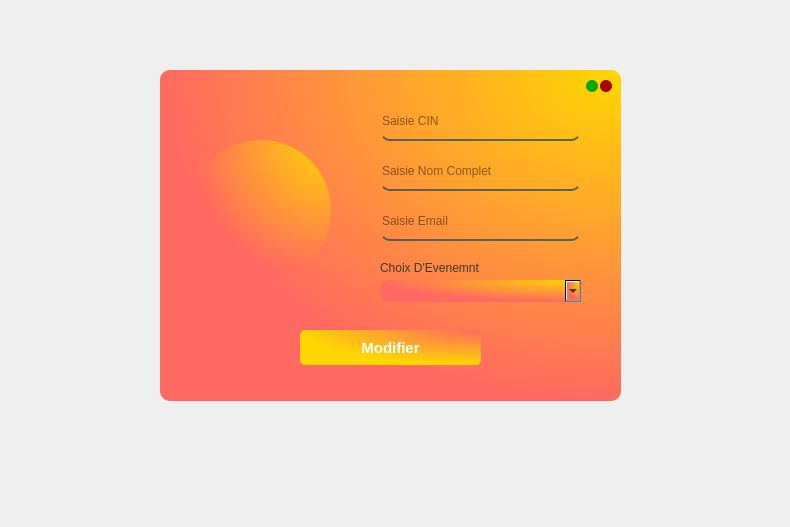
<?xml version="1.0" encoding="UTF-8"?>
<ui version="4.0">
 <class>Form</class>
 <widget class="QWidget" name="Form">
  <property name="geometry">
   <rect>
    <x>0</x>
    <y>0</y>
    <width>790</width>
    <height>527</height>
   </rect>
  </property>
  <property name="windowTitle">
   <string>Form</string>
  </property>
  <widget class="QWidget" name="addemp_w" native="true">
   <property name="geometry">
    <rect>
     <x>160</x>
     <y>70</y>
     <width>461</width>
     <height>331</height>
    </rect>
   </property>
   <property name="styleSheet">
    <string notr="true">    background-color: qradialgradient(cx: 1, cy: 0, radius: 1, fx: 1, fy: 0, stop: 0#FFD700, stop: 1 #FF6961 );
    border-radius: 10px;
</string>
   </property>
   <widget class="QPushButton" name="close">
    <property name="geometry">
     <rect>
      <x>440</x>
      <y>10</y>
      <width>12</width>
      <height>12</height>
     </rect>
    </property>
    <property name="styleSheet">
     <string notr="true">QPushButton{
	background-color: rgb(170, 0, 0);
    border-radius: 6px;
   border: none;
}
QPushButton:pressed{
	background-color: rgb(255, 0, 0);
 }</string>
    </property>
    <property name="text">
     <string/>
    </property>
   </widget>
   <widget class="QPushButton" name="reduit">
    <property name="geometry">
     <rect>
      <x>426</x>
      <y>10</y>
      <width>12</width>
      <height>12</height>
     </rect>
    </property>
    <property name="styleSheet">
     <string notr="true">QPushButton{
	background-color: rgb(0, 170, 0);
    border-radius: 6px;
   border: none;
}
QPushButton:pressed{
	background-color: rgb(0, 255, 0);
 }</string>
    </property>
    <property name="text">
     <string/>
    </property>
   </widget>
   <widget class="QPushButton" name="ajouter">
    <property name="geometry">
     <rect>
      <x>140</x>
      <y>260</y>
      <width>181</width>
      <height>35</height>
     </rect>
    </property>
    <property name="font">
     <font>
      <pointsize>11</pointsize>
      <weight>75</weight>
      <bold>true</bold>
     </font>
    </property>
    <property name="styleSheet">
     <string notr="true">QPushButton {
    color: white;
    text-shadow: 0 1px 0 rgba(0, 0, 0, 0.4);
    background: qradialgradient(cx: 1, cy: 0, radius: 1, fx: 1, fy: 0, stop: 0 #FF6961, stop: 1 #FFD700);
    border: 0;
    border-radius: 5px;
}

QPushButton:hover {
    text-shadow: 0 2px 0 rgba(0, 0, 0, 0.9);
    background: qradialgradient(cx: 1.5, cy: 0.5, radius: 1.5, fx: 1.5, fy: 0.5, stop: 0.5 #FFD700, stop: 1.5 #FF69B4);
}

QPushButton:pressed {
    background: qradialgradient(cx: 1, cy: 0, radius: 1, fx: 1, fy: 0, stop: 0 #32CD32, stop: 1 #4682B4);
}
</string>
    </property>
    <property name="text">
     <string>Modifier</string>
    </property>
   </widget>
   <widget class="QLineEdit" name="cin">
    <property name="geometry">
     <rect>
      <x>220</x>
      <y>40</y>
      <width>201</width>
      <height>31</height>
     </rect>
    </property>
    <property name="cursor">
     <cursorShape>IBeamCursor</cursorShape>
    </property>
    <property name="styleSheet">
     <string notr="true">background-color: rgba(0,0, 0,0); 
border:none;
border-bottom:2px solid rgba(46,82,101,200);
color:rgba(0,0,0,240);
padding-bottom:7px;</string>
    </property>
    <property name="placeholderText">
     <string>Saisie CIN</string>
    </property>
   </widget>
   <widget class="QLineEdit" name="nom">
    <property name="geometry">
     <rect>
      <x>220</x>
      <y>90</y>
      <width>201</width>
      <height>31</height>
     </rect>
    </property>
    <property name="cursor">
     <cursorShape>IBeamCursor</cursorShape>
    </property>
    <property name="styleSheet">
     <string notr="true">background-color: rgba(0,0, 0,0); 
border:none;
border-bottom:2px solid rgba(46,82,101,200);
color:rgba(0,0,0,240);
padding-bottom:7px;</string>
    </property>
    <property name="placeholderText">
     <string>Saisie Nom Complet</string>
    </property>
   </widget>
   <widget class="QLabel" name="pic">
    <property name="geometry">
     <rect>
      <x>30</x>
      <y>70</y>
      <width>141</width>
      <height>141</height>
     </rect>
    </property>
    <property name="styleSheet">
     <string notr="true">border-radius: 70px;</string>
    </property>
    <property name="text">
     <string/>
    </property>
   </widget>
   <widget class="QPushButton" name="imprimer">
    <property name="geometry">
     <rect>
      <x>20</x>
      <y>10</y>
      <width>31</width>
      <height>31</height>
     </rect>
    </property>
    <property name="styleSheet">
     <string notr="true">background-color: none;</string>
    </property>
    <property name="text">
     <string/>
    </property>
   </widget>
   <widget class="QLineEdit" name="email">
    <property name="geometry">
     <rect>
      <x>220</x>
      <y>140</y>
      <width>201</width>
      <height>31</height>
     </rect>
    </property>
    <property name="cursor">
     <cursorShape>IBeamCursor</cursorShape>
    </property>
    <property name="styleSheet">
     <string notr="true">background-color: rgba(0,0, 0,0); 
border:none;
border-bottom:2px solid rgba(46,82,101,200);
color:rgba(0,0,0,240);
padding-bottom:7px;</string>
    </property>
    <property name="placeholderText">
     <string>Saisie Email</string>
    </property>
   </widget>
   <widget class="QComboBox" name="comboBox">
    <property name="geometry">
     <rect>
      <x>220</x>
      <y>210</y>
      <width>201</width>
      <height>22</height>
     </rect>
    </property>
    <property name="placeholderText">
     <string/>
    </property>
   </widget>
   <widget class="QLabel" name="label">
    <property name="geometry">
     <rect>
      <x>220</x>
      <y>190</y>
      <width>111</width>
      <height>16</height>
     </rect>
    </property>
    <property name="styleSheet">
     <string notr="true">background-color: none;
color: rgb(58, 58, 43);</string>
    </property>
    <property name="text">
     <string>Choix D'Evenemnt</string>
    </property>
   </widget>
  </widget>
 </widget>
 <resources/>
 <connections/>
</ui>
